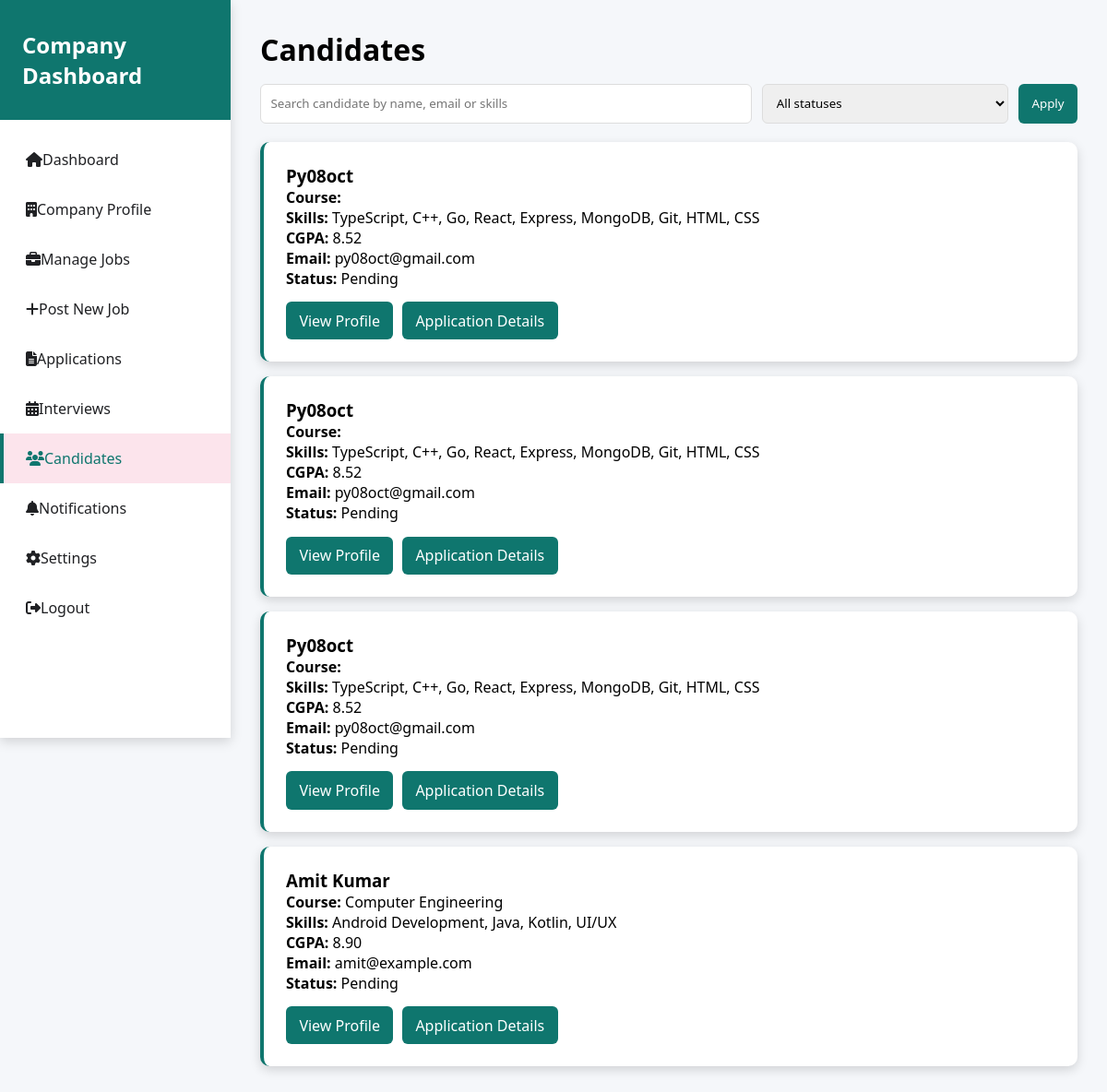
/company-candidates.php (signed in), run on the app's committed database.
### tables this page shows
CREATE TABLE `applications` (
  `id` int(11) NOT NULL AUTO_INCREMENT,
  `student_id` int(11) NOT NULL,
  `job_id` int(11) NOT NULL,
  `status` enum('pending','interview','accepted','rejected') DEFAULT 'pending',
  `application_date` timestamp NOT NULL DEFAULT current_timestamp(),
  PRIMARY KEY (`id`),
  UNIQUE KEY `unique_application` (`student_id`,`job_id`),
  KEY `idx_student_id` (`student_id`),
  KEY `idx_job_id` (`job_id`),
  KEY `idx_status` (`status`),
  CONSTRAINT `applications_ibfk_1` FOREIGN KEY (`student_id`) REFERENCES `students` (`id`) ON DELETE CASCADE,
  CONSTRAINT `applications_ibfk_2` FOREIGN KEY (`job_id`) REFERENCES `jobs` (`id`) ON DELETE CASCADE
);

CREATE TABLE `students` (
  `id` int(11) NOT NULL AUTO_INCREMENT,
  `user_id` int(11) NOT NULL,
  `name` varchar(100) NOT NULL,
  `email` varchar(100) NOT NULL,
  `course` varchar(100) DEFAULT NULL,
  `skills` text DEFAULT NULL,
  `cgpa` decimal(3,2) DEFAULT NULL,
  `address` text DEFAULT NULL,
  `experience` text DEFAULT NULL,
  `education` varchar(255) DEFAULT NULL,
  `created_at` timestamp NOT NULL DEFAULT current_timestamp(),
  PRIMARY KEY (`id`),
  KEY `idx_user_id` (`user_id`),
  KEY `idx_email` (`email`),
  CONSTRAINT `students_ibfk_1` FOREIGN KEY (`user_id`) REFERENCES `users` (`id`) ON DELETE CASCADE
);

### config.php (called while the page is built, shortened)
<?php
function e(?string $value): string {
    return htmlspecialchars((string)$value, ENT_QUOTES, 'UTF-8');
}
?>

### db_connect.php (called while the page is built, shortened)
<?php
require_once 'config.php';
$conn = null;
try {
    $conn = new mysqli(DB_HOST, DB_USER, DB_PASS, DB_NAME);
    if ($conn->connect_error) {
        $db_error = "Database connection failed: " . $conn->connect_error;
        $conn = null;
    } else {
        $conn->set_charset("utf8");
    }
} catch (Exception $e) {
    $db_error = "Database connection error: " . $e->getMessage();
    $conn = null;
}
function isDatabaseAvailable() {
    global $conn;
    return $conn !== null;
}
?>

### company-candidates.php (the view, shortened to what this page needs)
<?php
require_once 'config.php';
require_once 'db_connect.php';
$company_user_id = (int)$_SESSION['user_id'];
$candidates = [];
$search = trim($_GET['search'] ?? '');
$status_filter = $_GET['status'] ?? 'all';
if (isDatabaseAvailable()) {
    $company_stmt = $conn->prepare("SELECT id FROM companies WHERE user_id = ? LIMIT 1");
    $company_stmt->bind_param("i", $company_user_id);
    $company_stmt->execute();
    $company_id = (int)($company_stmt->get_result()->fetch_assoc()['id'] ?? 0);
    $query = "SELECT DISTINCT s.*, a.status, a.id AS application_id FROM students s
              JOIN applications a ON s.id = a.student_id
              JOIN jobs j ON a.job_id = j.id
              WHERE j.company_id = ?";
    $types = "i";
    $params = [$company_id];
    $query .= " ORDER BY a.application_date DESC";
    $stmt = $conn->prepare($query);
    $stmt->bind_param($types, ...$params);
    $stmt->execute();
    $candidates = $stmt->get_result()->fetch_all(MYSQLI_ASSOC);
}
?>
<!DOCTYPE html>
<html lang="en">
<head>
    <link rel="stylesheet" href="https://cdnjs.cloudflare.com/ajax/libs/font-awesome/6.4.0/css/all.min.css">
</head>
<body>
    <div class="dashboard-container">
        <div class="sidebar">
            <div class="sidebar-header">
                <h2>Company Dashboard</h2>
            </div>
            <div class="sidebar-menu">
                <a href="company-dashboard.php"><i class="fas fa-home"></i> Dashboard</a>
                <a href="company-profile.php"><i class="fas fa-building"></i> Company Profile</a>
                <a href="company-jobs.php"><i class="fas fa-briefcase"></i> Manage Jobs</a>
                <a href="company-post-job.php"><i class="fas fa-plus"></i> Post New Job</a>
                <a href="company-applications.php"><i class="fas fa-file-alt"></i> Applications</a>
                <a href="company-interviews.php"><i class="fas fa-calendar-alt"></i> Interviews</a>
                <a href="company-candidates.php" class="active"><i class="fas fa-users"></i> Candidates</a>
                <a href="company-notifications.php"><i class="fas fa-bell"></i> Notifications</a>
                <a href="company-settings.php"><i class="fas fa-cog"></i> Settings</a>
                <a href="logout.php"><i class="fas fa-sign-out-alt"></i> Logout</a>
            </div>
        </div>
        <div class="main-content">
            <h1>Candidates</h1>
            <form method="GET" class="toolbar">
                <input type="text" name="search" value="<?php echo e($search); ?>" placeholder="Search candidate by name, email or skills">
                <select name="status">
                    <option value="all" <?php echo $status_filter === 'all' ? 'selected' : ''; ?>>All statuses</option>
                </select>
                <button type="submit" class="btn">Apply</button>
            </form>
            <?php if (empty($candidates)): ?>
                <div class="candidate-card">
                    <p>No candidates found.</p>
                </div>
            <?php else: ?>
                <?php foreach ($candidates as $candidate): ?>
                    <div class="candidate-card">
                        <h3><?php echo htmlspecialchars($candidate['name']); ?></h3>
                        <p><strong>Course:</strong> <?php echo htmlspecialchars($candidate['course'] ?? ''); ?></p>
                        <p><strong>Skills:</strong> <?php echo htmlspecialchars($candidate['skills'] ?? ''); ?></p>
                        <p><strong>CGPA:</strong> <?php echo htmlspecialchars($candidate['cgpa'] ?? ''); ?></p>
                        <p><strong>Email:</strong> <?php echo htmlspecialchars($candidate['email'] ?? ''); ?></p>
                        <p><strong>Status:</strong> <?php echo ucfirst(e($candidate['status'] ?? 'pending')); ?></p>
                        <div style="margin-top:0.9rem;display:flex;gap:0.6rem;flex-wrap:wrap;">
                            <a class="btn" href="student_profile.php?id=<?php echo (int)$candidate['id']; ?>">View Profile</a>
                            <a class="btn" href="company-application-details.php?id=<?php echo (int)$candidate['application_id']; ?>">Application Details</a>
                        </div>
                    </div>
                <?php endforeach; ?>
            <?php endif; ?>
        </div>
    </div>
</body>
</html>

### company-candidates.php (style rules this page uses)
:root { --primary: #0f766e; --shadow: 0 4px 12px rgba(0,0,0,0.15); }
* { margin: 0; padding: 0; box-sizing: border-box; font-family: 'Segoe UI', sans-serif; }
.dashboard-container { display: flex; min-height: 100vh; background: #f5f7fa; }
.sidebar { width: 250px; background: white; box-shadow: var(--shadow); position: fixed; height: 100vh; overflow-y: auto; }
.sidebar-header { padding: 2rem 1.5rem; background: var(--primary); color: white; }
.sidebar-menu { padding: 1rem 0; }
.sidebar-menu a { display: flex; align-items: center; padding: 1rem 1.5rem; color: #202124; text-decoration: none; transition: all 0.3s; border-left: 4px solid transparent; }
.sidebar-menu a:hover, .sidebar-menu a.active { background: #fce4ec; border-left-color: var(--primary); color: var(--primary); }
.main-content { flex: 1; margin-left: 250px; padding: 2rem; }
.candidate-card { background: white; border-radius: 10px; box-shadow: var(--shadow); padding: 1.5rem; margin-bottom: 1rem; border-left: 4px solid var(--primary); }
.toolbar { display:grid; grid-template-columns:2fr 1fr auto; gap:0.7rem; margin: 1rem 0 1.25rem; }
.toolbar input, .toolbar select { width:100%; padding:0.65rem; border:1px solid #ddd; border-radius:6px; }
.btn { background: var(--primary); color:#fff; border:none; border-radius:6px; padding:0.6rem 0.9rem; text-decoration:none; display:inline-block; }

### data on the page
applications: student.name "Py08oct", student.skills "TypeScript, C++, Go, React, Express, MongoDB, Git, HTML, CSS", student.cgpa "8.52", student.email "py08oct@gmail.com", status "Pending"
applications: student.name "Py08oct", student.skills "TypeScript, C++, Go, React, Express, MongoDB, Git, HTML, CSS", student.cgpa "8.52", student.email "py08oct@gmail.com", status "Pending"
applications: student.name "Py08oct", student.skills "TypeScript, C++, Go, React, Express, MongoDB, Git, HTML, CSS", student.cgpa "8.52", student.email "py08oct@gmail.com", status "Pending"
applications: student.name "Amit Kumar", student.course "Computer Engineering", student.skills "Android Development, Java, Kotlin, UI/UX", student.cgpa "8.90", student.email "amit@example.com", status "Pending"
